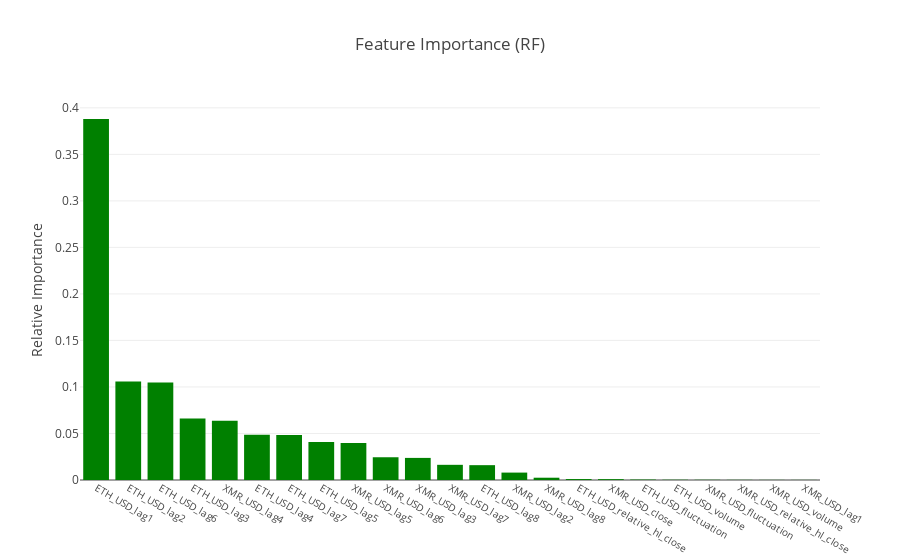

Source (notebook cell):
### Code cell
# Examine feature importances.
features = train_df.copy().drop(target, axis=1).columns
importances = rfr.feature_importances_
indices = np.argsort(importances)

trace = go.Bar(
    x=features[indices],
    y=importances[indices],
    marker = dict(color='green')
)

data=[trace]

# Edit the layout, then plot!
layout = dict(title = 'Feature Importance (RF)',
              yaxis = dict(title = 'Relative Importance'),
              xaxis = dict(autorange='reversed',
                           tickfont=dict(size=10))
              )

fig = dict(data=data, layout=layout)
iplot(fig, filename='importance')

### Figure 1 — Plotly figure (JSON) as saved in the notebook; plotly's stock layout.template omitted (floating-point values rounded to 4 significant figures)
{"data": [{"marker": {"color": "green"}, "type": "bar", "x": ["XMR_USD_lag1", "XMR_USD_volume", "XMR_USD_relative_hl_close", "XMR_USD_fluctuation", "ETH_USD_volume", "ETH_USD_fluctuation", "XMR_USD_close", "ETH_USD_relative_hl_close", "XMR_USD_lag8", "XMR_USD_lag2", "ETH_USD_lag8", "XMR_USD_lag7", "XMR_USD_lag3", "XMR_USD_lag6", "XMR_USD_lag5", "ETH_USD_lag5", "ETH_USD_lag7", "ETH_USD_lag4", "XMR_USD_lag4", "ETH_USD_lag3", "ETH_USD_lag6", "ETH_USD_lag2", "ETH_USD_lag1"], "y": [0.0001047, 0.0001218, 0.0001609, 0.000225, 0.0002688, 0.0004534, 0.0009128, 0.00101, 0.002466, 0.007966, 0.01595, 0.01632, 0.02375, 0.02445, 0.03972, 0.04073, 0.04835, 0.04858, 0.06362, 0.0661, 0.1048, 0.106, 0.388]}], "layout": {"title": "Feature Importance (RF)", "xaxis": {"autorange": "reversed", "tickfont": {"size": 10}}, "yaxis": {"title": "Relative Importance"}}}
